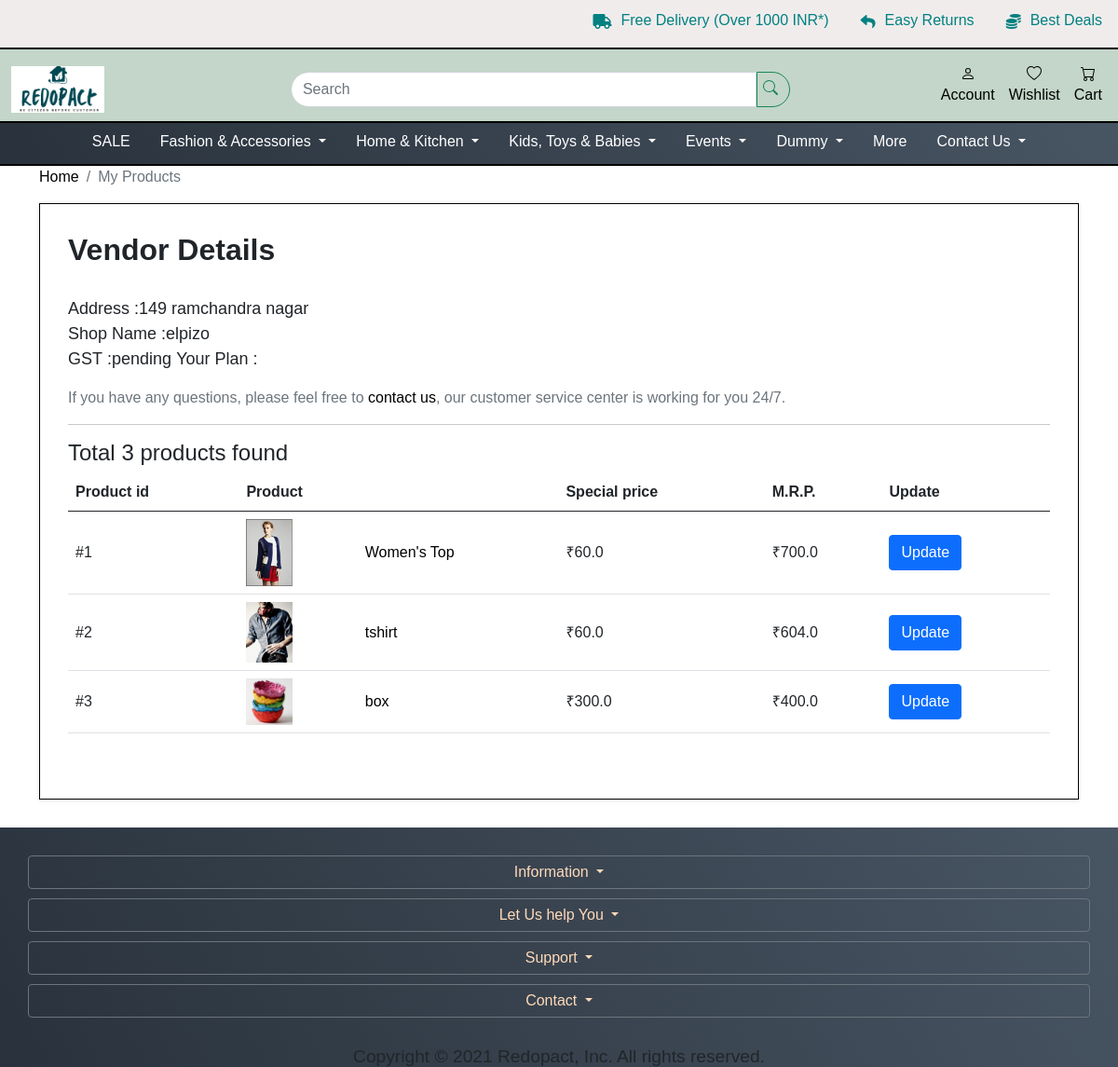
/viewmyproducts/ (signed in), run on the app's committed database.
### account/models.py (models this page shows)
class VendorAccount(models.Model):
    vendor = models.OneToOneField(Account, default=None, on_delete=models.DO_NOTHING, primary_key=True, )
    email = models.EmailField(verbose_name="email", max_length=100)
    shop_number = models.IntegerField(null=True, blank=True)
    shop_name = models.CharField(max_length=150, unique=True)
    shop_add = models.CharField(max_length=100)
    city = models.CharField(max_length=30)
    state = models.CharField(max_length=20)
    gst = models.CharField(max_length=30 ,null=True, blank=True)
    vat = models.CharField(max_length=30, null=True, blank=True)
    adhar_card = models.CharField(max_length=30, null=True, blank=True)
    pan = models.CharField(max_length=30, null=True, blank=True)
    pan_image = models.ImageField(upload_to=get_uplaod_file_name, null=True, blank=True, )
    adhar_image = models.ImageField(upload_to=get_uplaod_file_name, null=True, blank=True, )
    facebook = models.CharField(max_length=200, null=True, blank=True)
    instagram = models.CharField(max_length=200, null=True, blank=True)
    twitter = models.CharField(max_length=200, null=True, blank=True)
    bank_account_number=models.IntegerField(null=True, blank=True)
    bank_ifsc_code = models.IntegerField(null=True, blank=True)
    bank_name = models.CharField(max_length=50, null=True, blank=True)
    bank_account_holder_name = models.CharField(max_length=60, null=True, blank=True)
    is_blocked = models.BooleanField(default=False)
    is_active = models.BooleanField(default=True)
    def __str__(self):
        return self.shop_name

### shop/models.py (models this page shows)
class Product(models.Model):
    vendor = models.ForeignKey(VendorAccount, on_delete=models.DO_NOTHING)
    name = models.CharField(max_length=50)
    subcategory2 = models.ForeignKey(SubCategory2, on_delete=models.CASCADE, null=True, blank=True)
    size = models.CharField(max_length=50, null=True, blank=True)
    color = models.CharField(max_length=50, null=True, blank=True)
    product_for = models.CharField(max_length=7, choices=PRODUCTFOR_CHOICES, default='general')
    brand = models.CharField(max_length=50, null=True)
    tags = models.CharField(max_length=500, null=True, blank=True, default="blanktag")
    material = models.CharField(max_length=500, null=True, blank=True, default="blanktag")
    slug = models.SlugField(max_length=60, unique=True)
    in_stock = models.BooleanField(default=False)
    discount = models.IntegerField(null=True, blank=True)
    stock = models.IntegerField(null=True, blank=True)
    mrp = models.FloatField(default=60.00, null=True, blank=True)
    special_price = models.FloatField(null=True,blank=True)
    our_price = models.FloatField(null=True,blank=True)
    description = RichTextField(null=True, blank=True, )
    short_description = RichTextField(null=True, blank=True, )
    weight = models.FloatField(default=5.00, null=True)
    length= models.FloatField(default=50.00, null=True)
    width = models.FloatField(default=50.00, null=True)
    height = models.FloatField(default=50.00, null=True)
    pub_date = models.DateField(null=True, blank=True, )
    is_recycle = models.BooleanField(default=False)
    is_upcycle = models.BooleanField(default=False)
    is_ecofriendly = models.BooleanField(default=False)
    image = models.ImageField(upload_to=get_uplaod_file_name, default="")
    image2 = models.ImageField(upload_to=get_uplaod_file_name, null=True, blank=True, )
    image3 = models.ImageField(upload_to=get_uplaod_file_name, null=True, blank=True, )
    def __str__(self):
        return self.name

### shop/views.py (the view)
# urls.py: path('viewmyproducts/', views.viewmyproducts, name='viewmyproducts'),
@login_required(login_url="../login")
def viewmyproducts(request):
    if request.user.is_Vendor == True:
        vendor = getvendor(email=request.user.email)
        products = Product.objects.filter(vendor=vendor)
        params = {'products': products, 'vendor': vendor}
        print(params)
        print(vendor)
        return render(request, 'shop/myproduct.html', params)
    else:
        return render(request, "shop/unauthorized.html")

### shop/views.py (called while the page is built)
def getvendor(email):
    vendor = VendorAccount.objects.get(email=email)
    return vendor

### shop/templates/shop/myproduct.html (shortened to what this page needs)
{% extends 'general/base.html' %}
{%load static%}
{% block head%}
    <link rel="stylesheet" href="{%static 'shop/css/styles_navbar_Responsive.css'%}">
    <link rel="stylesheet" href="https://unpkg.com/flickity@2/dist/flickity.min.css">
    <link rel="stylesheet" href="{%static 'shop/css/myproducts.css'%}">
{% endblock %}
{% block body%}
    <div id="all">
      <div id="content">
        <div class="container">
          <div class="row">
            <div class="col-lg-12">
              <nav aria-label="breadcrumb">
                <ol class="breadcrumb">
                  <li class="breadcrumb-item"><a href="../">Home</a></li>
                  <li aria-current="page" class="breadcrumb-item active">My Products</li>
                </ol>
              </nav>
            </div>
            <div id="customer-order" class="col-lg-12">
              <div class="box">
                <h1>Vendor Details</h1>
                <p class="lead">
                  <b>Address</b> :{{vendor.shop_add}} <br>
                  <b>Shop Name</b> :{{vendor.shop_name}} <br>
                  <b>GST</b> :{{vendor.gst}}           <b>Your Plan</b> :{{vendor.plan}}</p>
                <p class="text-muted">If you have any questions, please feel free to <a href="../contactus">contact us</a>, our customer service center is working for you 24/7.</p>
                <hr>
                <h4>Total {{products|length}} products found </h4>
                <div class="table-responsive mb-4">
                  <table class="table">
                    <thead>
                      <tr>
                        <th>Product id</th>
                        <th colspan="2">Product</th>
                        <th>Special price</th>
                        <th>M.R.P.</th>
                        <th>Update</th>
                      </tr>
                    </thead>
                    <tbody>
                    {%for product in products%}
                      <tr>
                        <td>#{{product.id}}</td>
                        <td><a href="../updateproduct/{{product.id}}"><img src="/media/{{product.image}}" alt="{{product.name}}"></a></td>
                        <td><a href="../updateproduct/{{product.id}}">{{product.name}}</a></td>
                        <td>₹{{product.special_price}}</td>
                        <td>₹{{product.mrp}}</td>
                        <td><a href="../updateproduct/{{product.id}}" class="btn btn-primary">Update</a></td>
                      </tr>
                    {%endfor%}
                    </tbody>
                  </table>
                </div>
              </div>
            </div>
          </div>
        </div>
      </div>
    </div>
{% endblock %}

### general/static/general/css/style.css (style rules this page uses)
* { padding: 0; margin: 0; box-sizing: border-box; }
body { height: 100vh; font-family:'Franklin Gothic Medium', 'Arial Narrow', Arial, sans-serif; background-color:#fff; }
img { height: 100%; width: 100%; object-fit: cover; }
h1 { margin-bottom: 30px; font-weight: 700; font-size:xx-large; }

### shop/static/shop/css/myproducts.css (style rules this page uses)
#content #checkout .table tbody tr td, #content #basket .table tbody tr td, #content #customer-order .table tbody tr td { vertical-align: middle; }
#content #checkout .table tbody tr td img, #content #basket .table tbody tr td img, #content #customer-order .table tbody tr td img { width: 50px; height: auto; }
.lead { font-size: 1.125rem; font-weight: 300; }
.box { background: #ffffff; background-repeat: no-repeat; background-size: cover; margin: 0 0 30px; border: solid 1px black; padding: 30px; -webkit-box-shadow: 0 1px 5px rgba(0, 0, 0, 0.1); box-shadow: 0 1px 5px rgba(0, 0, 0, 0.1); }

### data on the page
VendorAccount: shop_add "149 ramchandra nagar", shop_name "elpizo", gst "pending"
Product: id "1", image (picture), name "Women's Top", special_price "60.0", mrp "700.0"
Product: id "2", image (picture), name "tshirt", special_price "60.0", mrp "604.0"
Product: id "3", image (picture), name "box", special_price "300.0", mrp "400.0"

### other printed values
{{ products|length }} "3"
